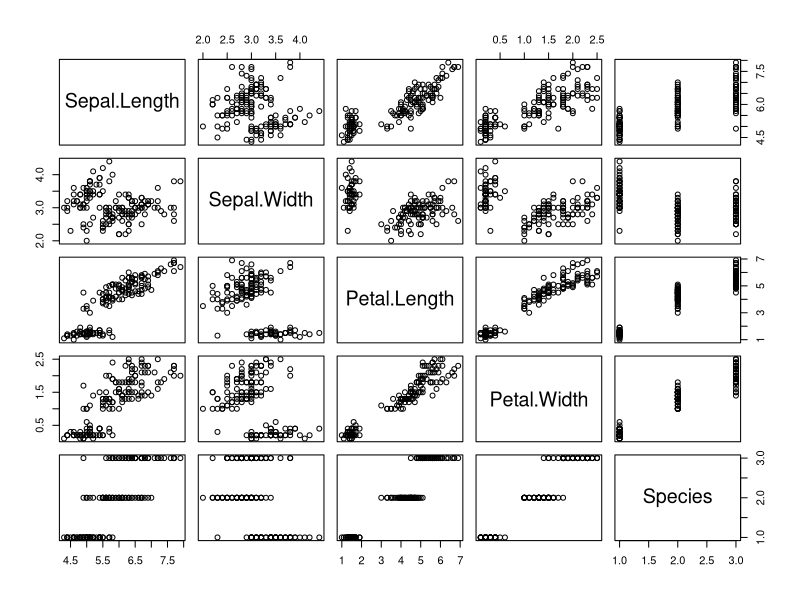
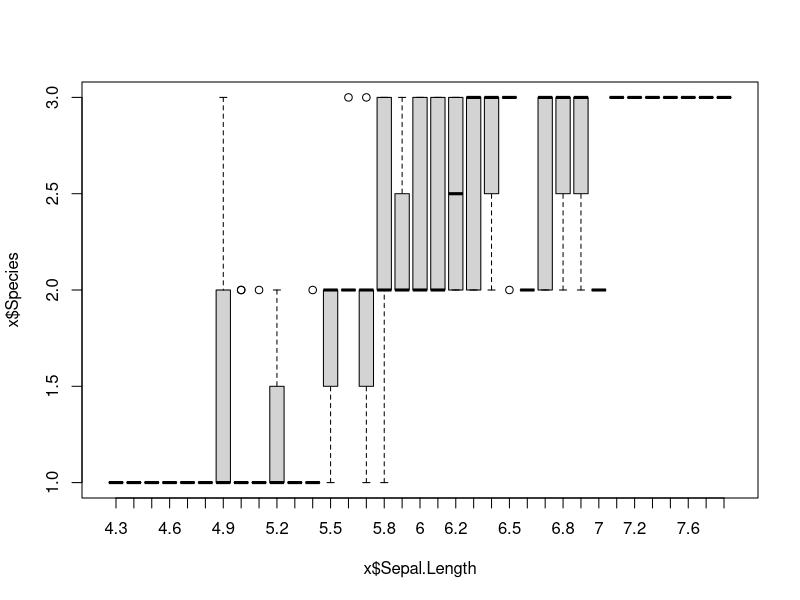
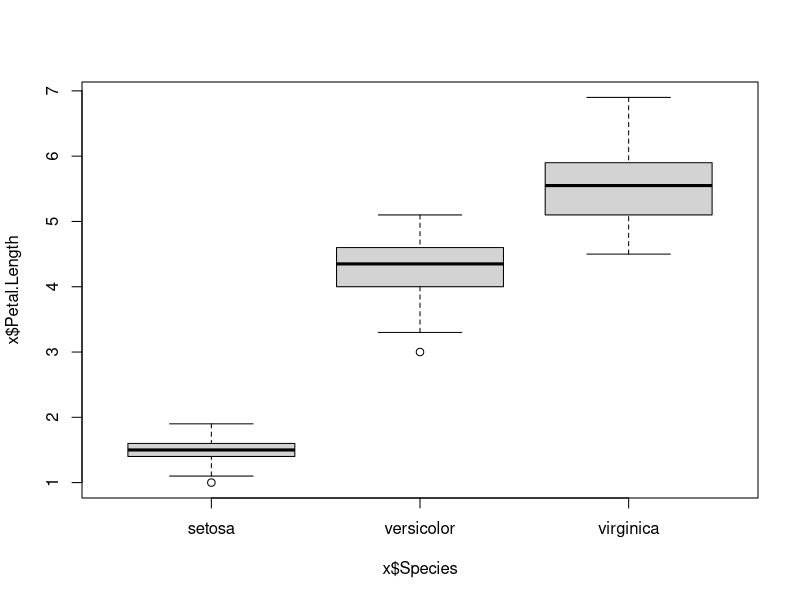
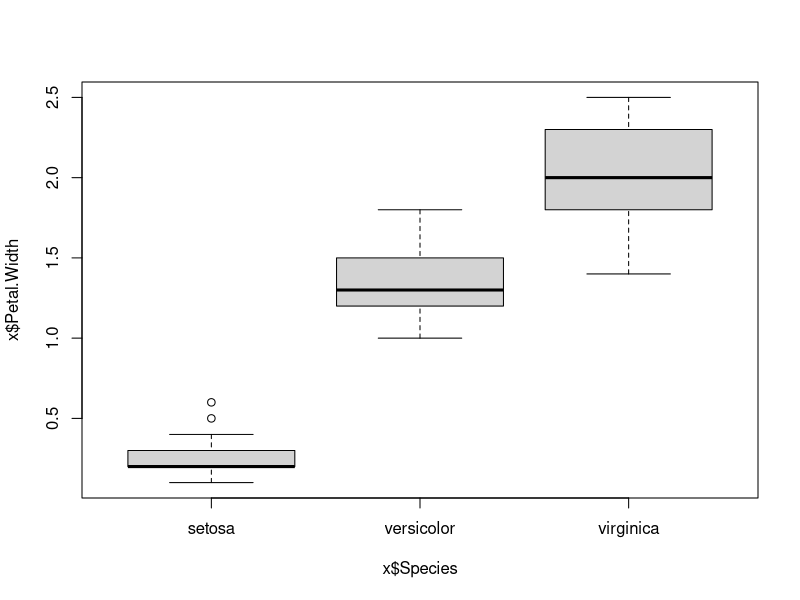

The R script that drew these images, in order: (Note: this script raises an error after producing the figures.)
#plotting in Rstudio
iris
x <- iris
y <- iris3
summary(x)
View(x)
plot(x)
boxplot(x$Species ~ x$Sepal.Length)
boxplot(x$Petal.Length ~ x$Species)
boxplot(x$Petal.Width ~ x$Species)
summary(x$Petal.Width)
barplot(x$Species , x$Sepal.Length)
help("barplot")
x <- iris
barplot(x$Petal.Length, width = 1) # to divide in groups?
hist(x$Sepal.Width)
hist(x$Petal.Length)
plot(x$Petal.Width) #scatter plot
plot(x$Sepal.Length, x$Sepal.Width)

#package for colors
install.packages("RColorBrewer")
library(RColorBrewer)
hist(x$Sepal.Length, col=brewer.pal(8,"Greens"),main="Greens 8 colors")
plot(x$Sepal.Length, col=brewer.pal(8,"Greens"),main="Greens 8 colors")
plot(x$Sepal.Length, col=brewer.pal(8,"Greens"),main="Greens 8 colors")


#plotting with ggplot2 RwithAammar-session2
install.packages("ggplot2")
library(ggplot2)
help("ggplot")
x <- iris
ggplot(data = x, aes(x=x$Species, y=x$Sepal.Length, fill=x$Species))+
  geom_boxplot()+
  labs(title = "Bar plot of Iris", x="Species", y="Sepal Length (cm)",
                      fill="Species")

#barplot
ggplot(data = x, aes(x=x$Species, y=x$Sepal.Length, fill=x$Species))+
  geom_bar(position="dodge", stat="identity")+
  facet_wrap(~x$Species)+ 
  labs(title = "Bar plot of Iris", x="Species", y="Sepal Length (cm)",
       fill="Species")



